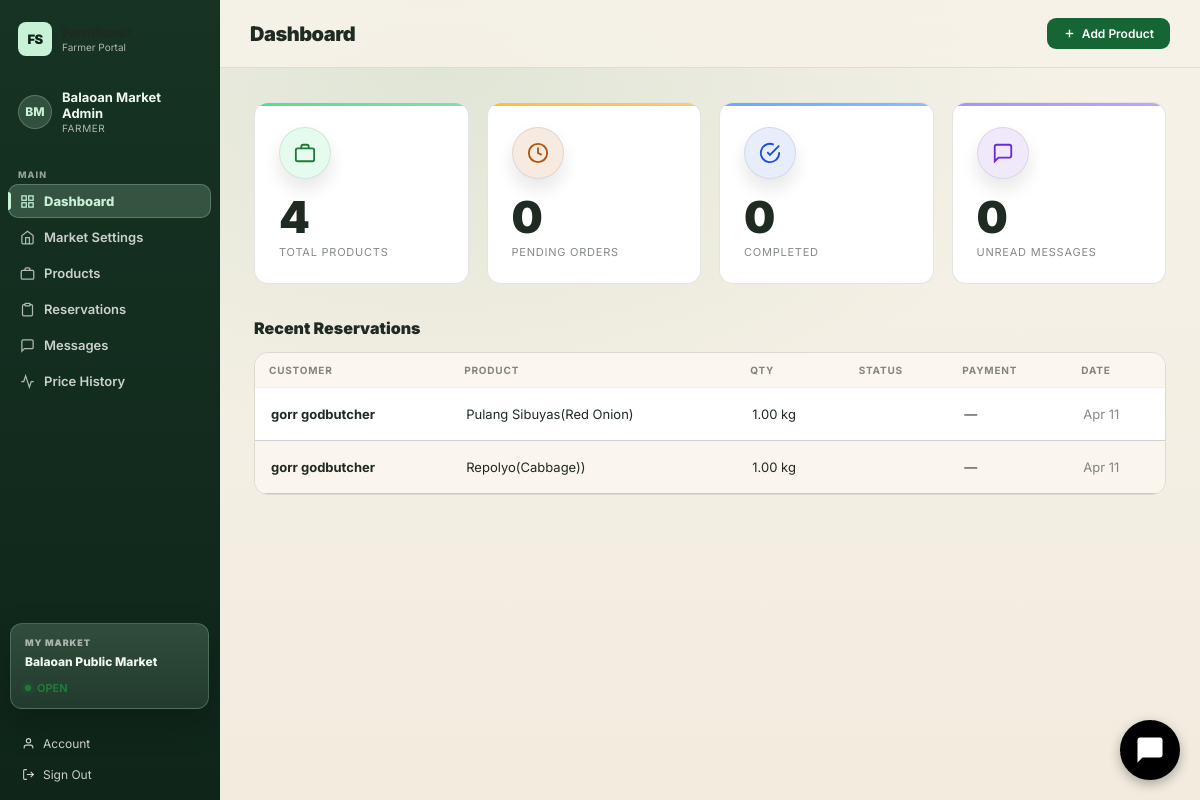
The page /farmer-dashboard.php (signed in) on the database its author committed.
### tables this page shows
CREATE TABLE `markets` (
  `id` int(11) NOT NULL,
  `market_name` varchar(255) NOT NULL,
  `market_description` text DEFAULT NULL,
  `address` text NOT NULL,
  `latitude` decimal(10,8) NOT NULL,
  `longitude` decimal(11,8) NOT NULL,
  `contact_number` varchar(20) DEFAULT NULL,
  `email` varchar(255) DEFAULT NULL,
  `operating_hours` text DEFAULT NULL,
  `market_type` enum('public','private','cooperative') DEFAULT 'public',
  `status` enum('active','inactive','maintenance') DEFAULT 'active',
  `vendor_id` int(11) DEFAULT NULL,
  `created_at` timestamp NOT NULL DEFAULT current_timestamp(),
  `updated_at` timestamp NOT NULL DEFAULT current_timestamp() ON UPDATE current_timestamp(),
  `opening_time` time DEFAULT '06:00:00',
  `closing_time` time DEFAULT '18:00:00',
  `is_open` tinyint(1) DEFAULT 1,
  `operating_days` varchar(100) DEFAULT 'Mon,Tue,Wed,Thu,Fri,Sat,Sun'
);

CREATE TABLE `reservations` (
  `id` int(11) NOT NULL,
  `user_id` int(11) NOT NULL COMMENT 'Consumer who made the reservation',
  `farmer_id` int(11) NOT NULL COMMENT 'Farmer who owns the product',
  `product_id` int(11) NOT NULL COMMENT 'Product being reserved',
  `market_id` int(11) NOT NULL COMMENT 'Market where product is sold',
  `quantity` decimal(10,2) NOT NULL COMMENT 'Quantity requested (e.g., 5.00)',
  `unit` varchar(50) DEFAULT NULL COMMENT 'Unit of measurement (e.g., kg, piece)',
  `preferred_pickup_date` date DEFAULT NULL COMMENT 'Preferred date for pickup',
  `preferred_pickup_time` time DEFAULT NULL COMMENT 'Preferred time for pickup',
  `notes` text DEFAULT NULL COMMENT 'Optional message from user',
  `payment_method` enum('cash','gcash') DEFAULT NULL,
  `gcash_reference` varchar(120) DEFAULT NULL,
  `status` enum('pending','confirmed','paid','completed','cancelled') NOT NULL DEFAULT 'pending',
  `created_at` timestamp NOT NULL DEFAULT current_timestamp(),
  `updated_at` timestamp NOT NULL DEFAULT current_timestamp() ON UPDATE current_timestamp(),
  `accepted_at` timestamp NULL DEFAULT NULL,
  `confirmed_at` timestamp NULL DEFAULT NULL,
  `paid_at` timestamp NULL DEFAULT NULL,
  `completed_at` timestamp NULL DEFAULT NULL,
  `is_archived` tinyint(1) NOT NULL DEFAULT 0 COMMENT '1 = archived (hidden from user view)',
  `hide_from_chat_user` tinyint(1) NOT NULL DEFAULT 0 COMMENT 'hidden from chat by user',
  `hide_from_chat_farmer` tinyint(1) NOT NULL DEFAULT 0 COMMENT 'hidden from chat by farmer',
  `declined_at` timestamp NULL DEFAULT NULL,
  `decline_reason` text DEFAULT NULL COMMENT 'Farmer reason when declining',
  `accept_note` text DEFAULT NULL COMMENT 'Farmer note when accepting'
);

CREATE TABLE `users` (
  `id` int(11) NOT NULL,
  `username` varchar(50) NOT NULL,
  `email` varchar(100) NOT NULL,
  `password_hash` varchar(255) NOT NULL,
  `full_name` varchar(100) NOT NULL,
  `role` enum('admin','vendor','user') DEFAULT 'user',
  `is_active` tinyint(1) DEFAULT 1,
  `verification_token` varchar(64) DEFAULT NULL,
  `last_login` timestamp NULL DEFAULT NULL,
  `created_at` timestamp NOT NULL DEFAULT current_timestamp(),
  `updated_at` timestamp NOT NULL DEFAULT current_timestamp() ON UPDATE current_timestamp(),
  `google_id` varchar(255) DEFAULT NULL,
  `profile_picture` text DEFAULT NULL,
  `login_method` enum('email','google') DEFAULT 'email',
  `is_verified` tinyint(1) DEFAULT 0,
  `password_reset_token` varchar(64) DEFAULT NULL,
  `password_reset_expires` datetime DEFAULT NULL,
  `user_role` varchar(50) DEFAULT 'consumer',
  `phone_number` varchar(20) DEFAULT NULL,
  `address` text DEFAULT NULL,
  `profile_image` varchar(255) DEFAULT NULL,
  `email_notifications` tinyint(1) DEFAULT 1
);

CREATE TABLE `market_products` (
  `id` int(11) NOT NULL,
  `market_id` int(11) NOT NULL,
  `farmer_id` int(11) NOT NULL,
  `product_name` varchar(255) NOT NULL,
  `product_description` text DEFAULT NULL,
  `category` varchar(100) DEFAULT NULL,
  `price` decimal(10,2) NOT NULL,
  `unit` varchar(50) DEFAULT 'per kg',
  `stock_quantity` int(11) DEFAULT 0,
  `is_available` tinyint(1) DEFAULT 1,
  `product_image` varchar(255) DEFAULT NULL,
  `created_at` timestamp NOT NULL DEFAULT current_timestamp(),
  `updated_at` timestamp NOT NULL DEFAULT current_timestamp() ON UPDATE current_timestamp()
);

### farmer-dashboard.php (the view, shortened to what the rows shown need)
<?php
require_once 'includes/enhanced_functions.php';
require_once 'includes/fs_reservation_helpers.php';
$conn = getDB();
$farmer_id = $_SESSION['user_id'];
$reservations = [];
$status_filter = isset($_GET['reservation_status']) ? sanitizeInput($_GET['reservation_status']) : '';
$status_condition = '';
$hasPaymentMethod = false;
if ($conn) {
    try {
        $hasPaymentMethod = $conn->query("SHOW COLUMNS FROM reservations LIKE 'payment_method'")->rowCount() > 0;
    } catch (Exception $e) {
    }
}
$status_filter_norm = $status_filter;
if ($status_filter_norm && in_array($status_filter_norm, ['pending', 'confirmed', 'paid', 'completed', 'cancelled'], true)) {
    if ($status_filter_norm === 'confirmed') {
        $status_condition = "AND (r.status = 'confirmed' OR r.status = 'accepted')";
    } elseif ($status_filter_norm === 'cancelled') {
        $status_condition = "AND (r.status = 'cancelled' OR r.status = 'declined')";
    } else {
        $status_condition = "AND r.status = :status";
    }
} else {
    $status_condition = "AND r.status NOT IN ('declined', 'cancelled', 'completed')";
}
if ($conn) {
    try {
        $fd_root_only = (function_exists('fs_reservations_parent_column_exists') && fs_reservations_parent_column_exists($conn))
            ? ' AND r.parent_reservation_id IS NULL '
            : '';
        $reservations_query = "SELECT r.*,
                              mp.product_name, mp.product_image,
                              u.full_name as user_name, u.email as user_email, u.phone_number as user_phone,
                              m.market_name
                              FROM reservations r
                              LEFT JOIN market_products mp ON r.product_id = mp.id
                              LEFT JOIN users u ON r.user_id = u.id
                              LEFT JOIN markets m ON r.market_id = m.id
                              WHERE r.farmer_id = :farmer_id
                              $fd_root_only
                              $status_condition
                              ORDER BY r.created_at DESC";
        $reservations_stmt = $conn->prepare($reservations_query);
        $reservations_stmt->bindParam(':farmer_id', $farmer_id);
        $reservations_stmt->execute();
        $reservations = $reservations_stmt->fetchAll(PDO::FETCH_ASSOC);
    } catch (PDOException $e) {
        error_log("Error fetching reservations: " . $e->getMessage());
        $reservations = [];
    }
} else {
    $reservations = [];
}
$farmer_id = $_SESSION['user_id'];
$conn = getDB();
$owned_markets_query = "SELECT * FROM markets WHERE vendor_id = :farmer_id";
$owned_markets_stmt = $conn->prepare($owned_markets_query);
$owned_markets_stmt->bindParam(':farmer_id', $farmer_id);
$owned_markets_stmt->execute();
$owned_markets = $owned_markets_stmt->fetchAll(PDO::FETCH_ASSOC);
$active_market_id = $_SESSION['active_market_id'] ?? null;
?>
<!DOCTYPE html>
<html lang="en">
<head>
    <?php include 'includes/favicon.php'; ?>
</head>
<body class="fd2-page">
<?php
$_fd_mkt = null;
if (!empty($owned_markets))         $_fd_mkt = $owned_markets[0];
elseif (!empty($active_market_id) && $conn) {
    try { $_s = $conn->prepare("SELECT * FROM markets WHERE id = ?"); $_s->execute([$active_market_id]); $_fd_mkt = $_s->fetch(PDO::FETCH_ASSOC) ?: null; } catch(Exception $e){}
}
?>
<div class="fd">
<aside class="fd-s" id="fd-sidebar">
    <?php if ($_fd_mkt): ?>
    <div class="fd-s__mkt">
        <div class="fd-s__mkt-lbl">My Market</div>
        <div class="fd-s__mkt-name"><?php echo htmlspecialchars($_fd_mkt['market_name']); ?></div>
        <div class="fd-s__dot fd-s__dot--<?php echo ($_fd_mkt['is_open']??1)?'o':'c'; ?>">
            <?php echo ($_fd_mkt['is_open']??1)?'OPEN':'CLOSED'; ?>
        </div>
    </div>
    <?php endif; ?>
</aside>
<main class="fd-m">
    <div class="fd-m__top">
        <h1 class="fd-m__title" id="fd-page-title">Dashboard</h1>
    </div>
    <div class="fd-m__body">
        <section class="fd-sec act" id="sec-market" data-title="Dashboard">
            <div class="fd-tw">
                <table class="fd-t">
                    <thead><tr><th>Customer</th><th>Product</th><th>Qty</th><th>Status</th><th>Payment</th><th>Date</th></tr></thead>
                    <tbody>
        <?php
                    $recent5 = array_slice($reservations, 0, 5);
                    if (empty($recent5)): ?>
                    <tr><td colspan="6" class="mt">No reservations yet.</td></tr>
                    <?php else: foreach ($recent5 as $rr):
                        $rs = $rr['status']??'';
                        $rpm = $hasPaymentMethod?(string)($rr['payment_method']??''):'';
                    ?>
                    <tr>
                        <td><span style="font-weight:700"><?php echo htmlspecialchars($rr['user_name']??'—'); ?></span></td>
                        <td><?php echo htmlspecialchars($rr['product_name']??'—'); ?></td>
                        <td><?php echo htmlspecialchars(($rr['quantity']??'').' '.($rr['unit']??'')); ?></td>
                        <td><span class="fdb fdb--<?php echo htmlspecialchars(strtolower($rs)); ?>"><?php echo htmlspecialchars(strtoupper($rs)); ?></span></td>
                        <td><?php echo htmlspecialchars(!empty($rpm)?strtoupper($rpm):'—'); ?></td>
                        <td style="color:var(--mut)"><?php echo $rr['created_at']?date('M d',strtotime($rr['created_at'])):'—'; ?></td>
                    </tr>
                    <?php endforeach; endif; ?>
                    </tbody>
                </table>
            </div>
        </section>
    </div>
</main>
</div>
</body>
</html>

### rows shown on the page
markets: market_name "Balaoan Public Market"
reservations: user.full_name "gorr godbutcher", product.product_name "Pulang Sibuyas(Red Onion)", quantity+unit "1.00 kg", created_at "Apr 11"
reservations: user.full_name "gorr godbutcher", product.product_name "Repolyo(Cabbage))", quantity+unit "1.00 kg", created_at "Apr 11"

### other values the page prints
$farmer_initials "BM"
$farmer_name ?: 'Farmer' "Balaoan Market Admin"
count($farmer_products) "4"
$farmer_pending_reservations_count "0"
$_fd_done "0"
$_fd_unread "0"
